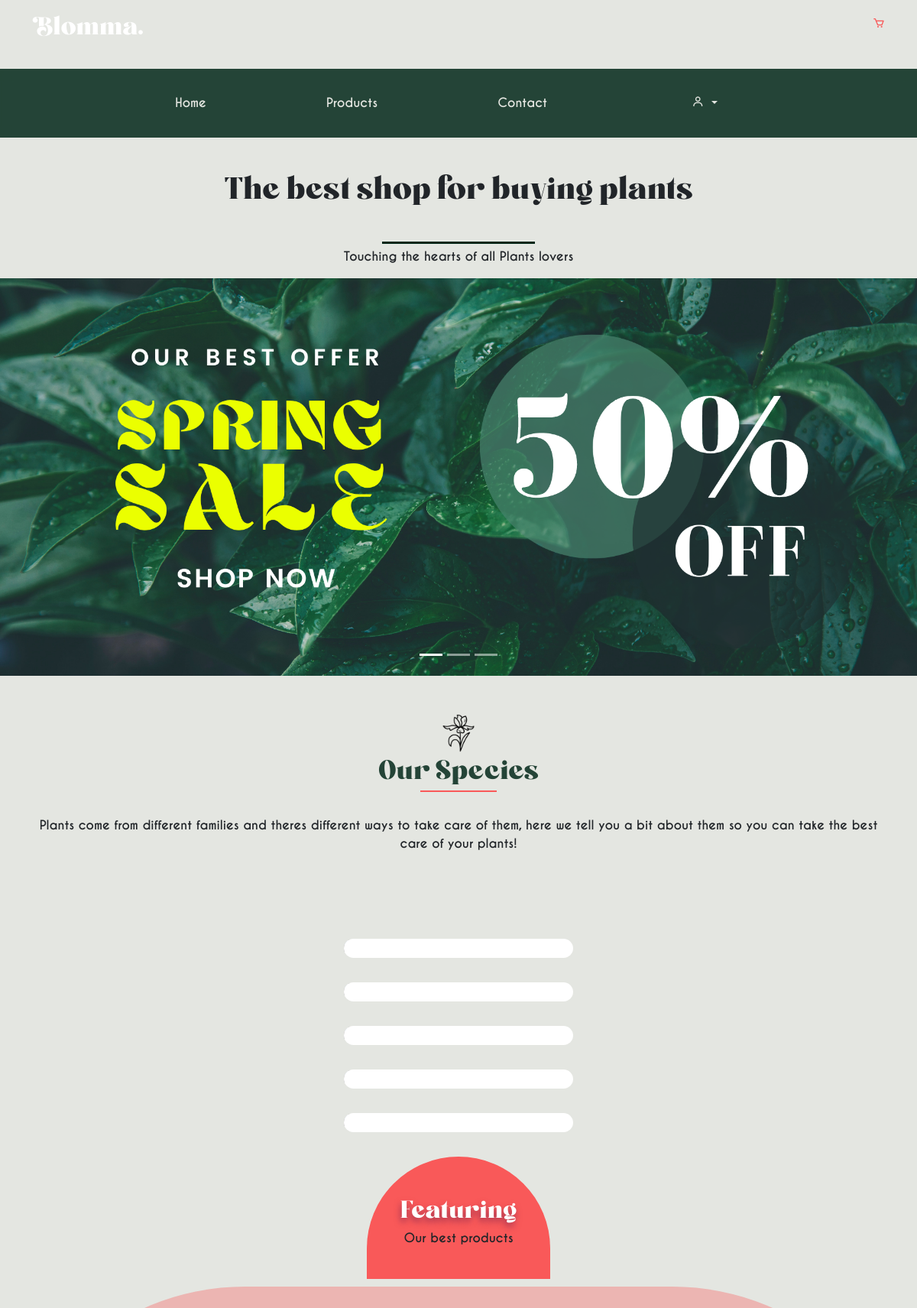
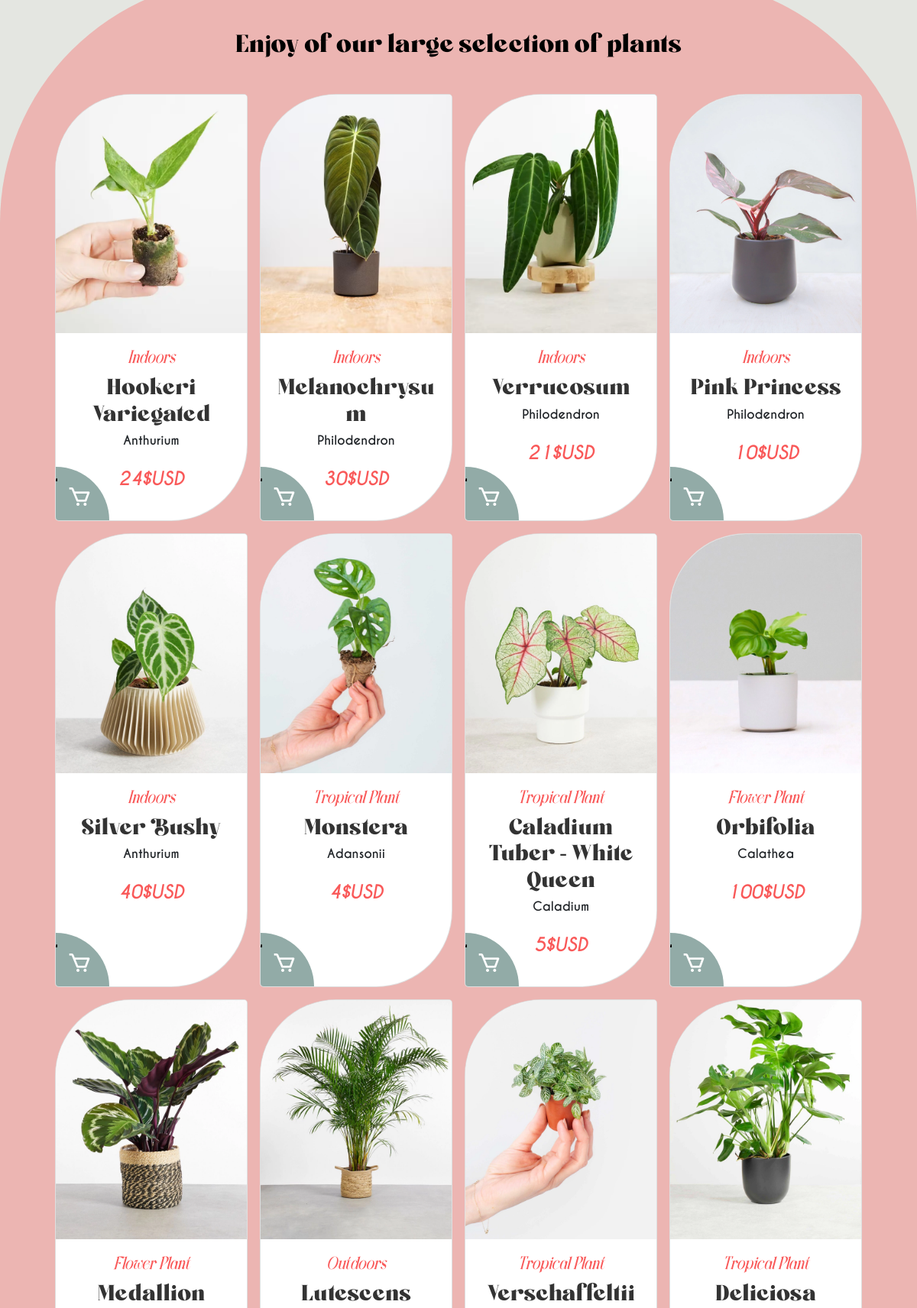
Page /sitio/index.php (upper part) on the committed database (2 pictures, top to bottom).
### tables this page shows
CREATE TABLE `products` (
  `product_id` int(10) UNSIGNED NOT NULL,
  `user_fk` int(10) UNSIGNED NOT NULL,
  `category_fk` int(10) UNSIGNED NOT NULL,
  `name` varchar(45) NOT NULL,
  `category` varchar(100) NOT NULL,
  `type` varchar(200) NOT NULL,
  `description` varchar(400) NOT NULL,
  `price` varchar(30) NOT NULL,
  `img` varchar(50) NOT NULL,
  `img_desc` varchar(255) NOT NULL
);

### sitio/classes/Models/Product.php (called while the page is built, shortened)
<?php
class Product{
private int       $product_id;
private string    $name;
private string    $category;
private string    $type;
private string    $price;
private ?string   $img;
private ?string   $img_desc;
public function todo() :  array
{
      $db = DB::getConexion();
      $query = "SELECT * FROM products";
      $stmt = $db->prepare($query);
      $stmt->execute();
      $stmt->setFetchMode(PDO::FETCH_CLASS, self::class);
         return $stmt->fetchAll();
}
public function getProductId(): int
{
   return $this->product_id;
}
public function getTitle(): string
{
   return $this->name;
}
public function getCategory(): string
{
   return $this->category;
}
public function getType(): string
{
   return $this->type;
}
public function getPrice(): string
{
   return $this->price;
}
public function getImg(): ?string
{
   return $this->img;
}
public function getImgDesc(): ?string
{
   return $this->img_desc;
}
}

### sitio/pages/home.php (the view, shortened to what this page needs)
<?php
$products = (new Product)->todo();
?>
<section id="divider-home">
    <h1>The best shop for buying plants</h1>
    <div class="linea2"></div>
    <p>Touching the hearts of all Plants lovers</p>
</section>
<section id="myCarousel" class="carousel slide" data-bs-ride="carousel">
    <div class="carousel-indicators">
        <button type="button" data-bs-target="#myCarousel" data-bs-slide-to="0" class="active" aria-current="true"
            aria-label="Slide 1"></button>
        <button type="button" data-bs-target="#myCarousel" data-bs-slide-to="1" aria-label="Slide 2"></button>
        <button type="button" data-bs-target="#myCarousel" data-bs-slide-to="2" aria-label="Slide 3"></button>
    </div>
    <div class="carousel-inner">
        <div class="carousel-item active">
            <a href="index.php?s=product-view&id=2"> <img src="assets/imgs/1.png" alt="promo-20%off"></a>
        </div>
    </div>
</section>
<article class="species-infocard">
    <h2>Our Species</h2>
    <div class="line-species"></div>
    <p>Plants come from different families and theres different ways to take care of them, here we tell you a bit about
        them so you can take the best care of your plants!</p>
    <ul class="cards-tipos">
        <li>
            <a href="" class="card-tipos">
                <div class="card__overlay">
                    <div class="card__header">
                    </div>
                </div>
            </a>
        </li>
        <li>
            <a href="" class="card-tipos">
                <div class="card__overlay">
                    <div class="card__header">
                    </div>
                </div>
            </a>
        </li>
        <li>
            <a href="" class="card-tipos">
                <div class="card__overlay">
                    <div class="card__header">
                    </div>
                </div>
            </a>
        </li>
        <li>
            <a href="" class="card-tipos">
                <div class="card__overlay">
                    <div class="card__header">
                    </div>
                </div>
            </a>
        </li>
        <li>
            <a href="" class="card-tipos">
                <div class="card__overlay">
                    <div class="card__header">
                    </div>
                </div>
            </a>
        </li>
    </ul>
</article>
<section id="products-home">
    <div class="features-container">
        <div class="title-encapsule">
            <div class="encapsule-space">
                <h2>Featuring</h2>
                <p>Our best products</p>
            </div>
        </div>
    </div>
    <article class="main-cards">
        <h2>Enjoy of our large selection of plants</h2>
        <div class="cards-container">
        <?php foreach ($products as $product) : ?>
            <div class="cards-item">
                <div class="card">
                    <a href="index.php?s=product-view&id=<?= $product->getProductId(); ?>">
                        <div class="card_image">
                            <img src="assets/imgs/<?= $product->getImg(); ?>" alt="<?= $product->getImgDesc() ?>">
                        </div>
                    </a>
                    <div class="card_content">
                        <em class="product_category"><?= $product->getCategory(); ?></em>
                        <h3 class="card_title"><?= $product->getTitle() ?></h3>
                        <p><?= $product->getType(); ?></p>
                        <p class="card_text"><?= $product->getPrice(); ?>$USD</p>
                        <form action="actions/cart.php" method="post">
                            <div class="cart-card"> <button type="submit" name="addToCart"><i class='bx bx-cart'></i></button>
                            </div>
                        </form>
                        </div>
                </div>
            </div>
        <?php endforeach; ?>
        </div>
    </article>
</section>

### sitio/index.php (shortened to what this page needs)
<?php
$page = $_GET['s'] ?? 'home';
?>
<!DOCTYPE html>
<html lang="en">
<head>
    <link href="https://cdn.jsdelivr.net/npm/bootstrap@5.1.3/dist/css/bootstrap.min.css" rel="stylesheet">
    <link rel="stylesheet" href="https://cdnjs.cloudflare.com/ajax/libs/animate.css/4.1.1/animate.min.css">
    <link href="https://unpkg.com/boxicons@2.1.1/css/boxicons.min.css" rel="stylesheet">
    <link rel="stylesheet" href="css/estilos.css">
    <link rel="stylesheet" href="assets/fonts/stylesheet.css">
</head>
<body>
    <?php
          require 'partials/header.php';
          require 'partials/nav.php';
      ?>
    <main class="main-content">
        <?php
              $filename = __DIR__ . '/pages/' . $page . '.php';
              if (file_exists($filename)) {
                require $filename;
              } else {
                require __DIR__ . '/pages/404.php';
              }
       ?>
    </main>
    <?php
        require 'partials/footer.php';
  ?>

### sitio/partials/header.php
<header>
    <div class="px-3 py-2  text-white">
        <div class="container">
            <div class=" d-flex align-items-center justify-content-center justify-content-lg-start column-header">
                <a href="index.php?s=home"
                    class=" d-flex  align-items-center my-2 my-lg-0 me-lg-auto text-white text-decoration-none">
                    <span>Blomma.</span>
                </a>
                <a href="index.php?s=cart"><i class='cart-icon bx bx-cart'></i></a>
            </div>
        </div>
    </div>
</header>

### sitio/partials/nav.php (shortened to what this page needs)
<nav id="main-nav">
  <div class="container-fixed flex-nav">
    <ul class="nav-links">
      <li><a href="index.php?s=home">Home</a></li>
      <li><a href="index.php?s=products">Products</a></li>
      <li><a href="index.php?s=contact">Contact</a></li>
      <li class="dropdown">
       <a class="dropdown-toggle" href="#" id="navbarDropdown" role="button" data-bs-toggle="dropdown"
           aria-expanded="false">
           <i class='bx bx-user'></i>
       </a>
        </li>
    </ul>
  </div>
</nav>

### sitio/partials/footer.php (shortened to what this page needs)
</body>
</html>

### rows in the picture
products: img (picture), category "Indoors", name "Hookeri Variegated", type "Anthurium", price "24"
products: img (picture), category "Indoors", name "Melanochrysum", type "Philodendron", price "30"
products: img (picture), category "Indoors", name "Verrucosum", type "Philodendron", price "21"
products: img (picture), category "Indoors", name "Pink Princess", type "Philodendron", price "10"
products: img (picture), category "Indoors", name "Silver Bushy", type "Anthurium", price "40"
products: img (picture), category "Tropical Plant", name "Monstera", type "Adansonii", price "4"
products: img (picture), category "Tropical Plant", name "Caladium Tuber - White Queen", type "Caladium", price "5"
products: img (picture), category "Flower Plant", name "Orbifolia", type "Calathea", price "100"
products: img (picture), category "Flower Plant", name "Medallion"
products: img (picture), category "Outdoors", name "Lutescens"
products: img (picture), category "Tropical Plant", name "Verschaffeltii"
products: img (picture), category "Tropical Plant", name "Deliciosa"
